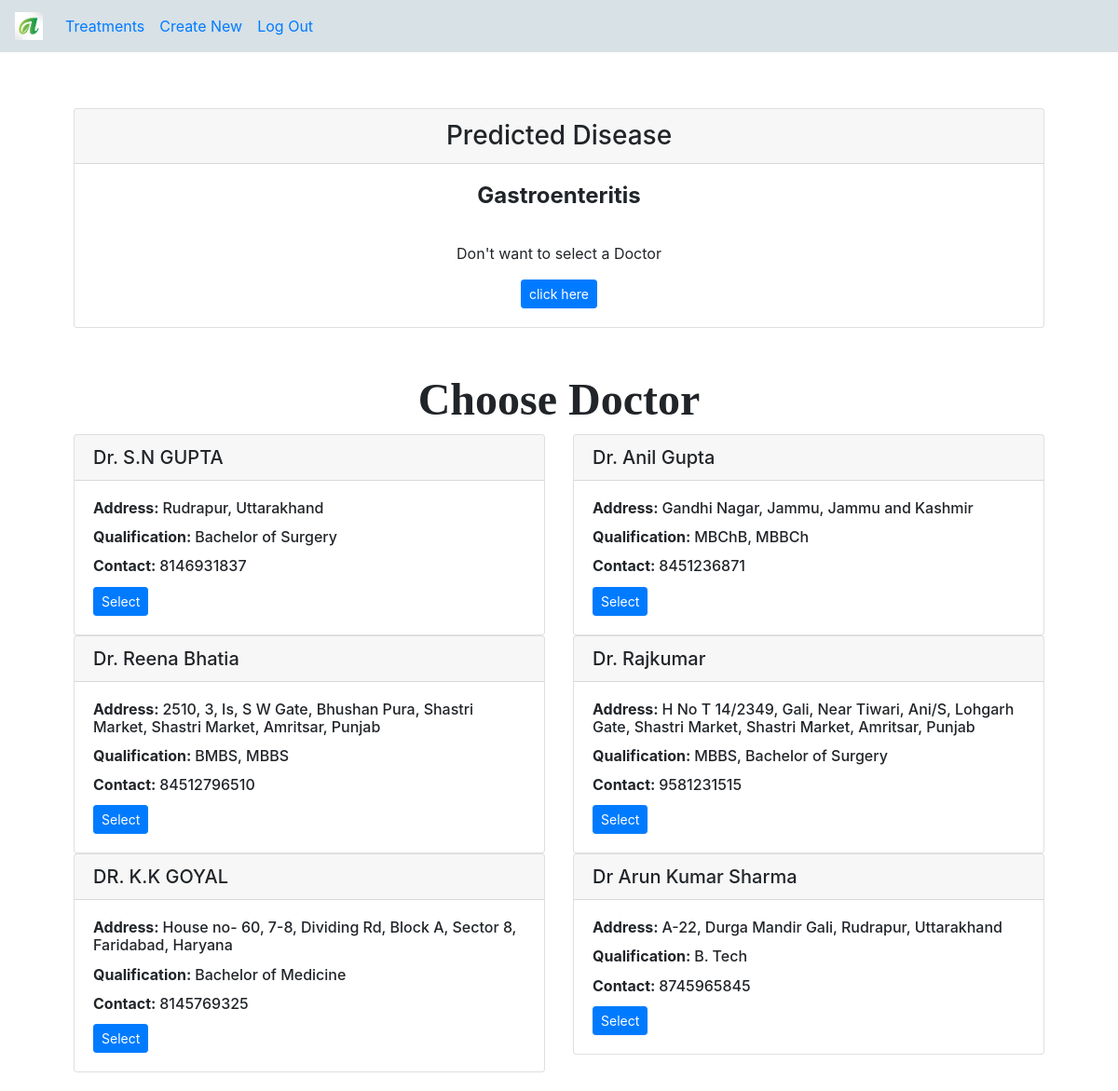
The page /Doctor_list/51 (signed in) on the database its author committed.
### Users/models.py (models this page shows, shortened)
class Treatment(models.Model):
    Patient = models.ForeignKey(Patient,on_delete=models.CASCADE,related_name="Treatments")
    Doctor = models.ForeignKey(Doctor,related_name="Treatments",null=True,on_delete=models.SET_NULL,default=None,blank=True)
    is_active = models.BooleanField(default=False)
    is_new = models.BooleanField(default=False)
    is_completed = models.BooleanField(default=False)
    SymptomList = models.ManyToManyField(Symptom,blank=True)
    Disease = models.ForeignKey(Disease,on_delete=models.PROTECT,related_name="Patients")
    Prescription = models.TextField(max_length=800,null=True,default = None,blank=True)
    Appointment = models.DateField(null=True,default = None,blank=True, validators=[validate_date])
    lat = models.DecimalField(max_digits=9, decimal_places=6,null=True,default=None)
    lon = models.DecimalField(max_digits=9, decimal_places=6,null=True,default=None)

class Disease(models.Model):
    Name = models.CharField(max_length=100,null=True,blank=True,default = None)
    Specialization = models.ForeignKey(Specialization,on_delete=models.PROTECT,related_name="Diseases")

class Doctor(models.Model):
    GENDER_CHOICES =(
        ("Female", "F"),
        ("Male", "M"),
        ("Others", "Others"),
    )
    user = models.OneToOneField(User, on_delete=models.CASCADE,related_name="Doctor")
    Name = models.CharField(max_length=80,default = None,null=True)
    Age = models.IntegerField(default = None,null=True)
    Address = models.TextField(max_length=300,null=True)
    Gender = models.CharField(max_length=30,choices = GENDER_CHOICES,default = 'F',null=True)
    Specialization = models.ForeignKey(Specialization,on_delete=models.PROTECT,related_name="Doctors")
    contact  = models.IntegerField(null=True)
    Qualification = models.CharField(max_length=30,null=True)
    lat = models.DecimalField(max_digits=9, decimal_places=6,null=True,default=None)
    lon = models.DecimalField(max_digits=9, decimal_places=6,null=True,default=None)
    def __str__(self):
        return self.Name

### Users/views.py (the view)
# urls.py: path("Doctor_list/<int:nums>",views.Doctor_list,name="Doctor_list"),
@login_required
@patient_required
def Doctor_list(request, nums):
    tr = Treatment.objects.get(pk=nums)
    Docs = tr.Disease.Specialization.Doctors.all()
    Docs = sort_lat(Docs, (tr.lat, tr.lon))
    for doc in Docs:
        print(doc.Name)
    return render(request, "Users/Doctor_list.html", {
        "Docs": Docs,
        "tr": tr,
    })

### Users/utils.py (called while the page is built)
def sort_lat(Docs,coords):
    Docs = sorted(Docs, key=lambda doc : dist((doc.lat,doc.lon),coords))
    print(Docs)
    return Docs

def dist(c1,c2):
    print(c1,geodesic(c1, c2).meters)
    return(geodesic(c1, c2).meters)

### Users/templates/Users/Doctor_list.html
{% extends "Users/layout.html" %}
{% load crispy_forms_tags %}
{% block body %}
    <br><br>
    <div class="card text-center">
  <h3 class="card-header">Predicted Disease</h3>
  <div class="card-body">
    <h4 class="card-title"><strong>{{ tr.Disease.Name }}</strong></h4><br>
    <p class="card-text"> Don't want to select a Doctor</p>
    <a href="{% url 'Delete_Treatment' tr.id %}" class="btn btn-primary btn-sm">click here</a>
  </div>
</div>
 <br><br>
    <h1 class="heading">Choose Doctor</h1>
     <div class="row">
    {% for doc in Docs %}
  <div class="col-sm-6">
    <div class="card">
        <h5 class="card-header">{{doc.Name}}</h5>
      <div class="card-body">
        <h6 class="card-title"><strong>Address:  </strong>{{ doc.Address }}</h6>
        <h6 class="card-title"><strong>Qualification:  </strong>{{ doc.Qualification }}</h6>
        <h6 class="card-title"> <strong>Contact:  </strong>{{ doc.contact }}</h6>
         <a href="{% url 'Add_doc' tr.id doc.id %}" class="btn btn-primary btn-sm">Select</a>
      </div>
    </div>
</div>
    {% endfor %}
     </div>
{% endblock %}

### Users/static/users2/jumbotron.css (style rules this page uses)
body { padding-top: 3.5rem; }

### Users/static/Users/styles.css (style rules this page uses)
body { padding: 10px; }
.heading { font-weight: bold; text-align: center; font-size: 4vmax; font-family: Cambria, Cochin, Georgia, Times, 'Times New Roman', serif; }

### rows shown on the page
Treatment: Disease.Name "Gastroenteritis"
Doctor: Name "Dr. S.N GUPTA", Address "Rudrapur, Uttarakhand", Qualification "Bachelor of Surgery", contact "8146931837"
Doctor: Name "Dr. Anil Gupta", Address "Gandhi Nagar, Jammu, Jammu and Kashmir", Qualification "MBChB, MBBCh", contact "8451236871"
Doctor: Name "Dr. Reena Bhatia", Address "2510, 3, Is, S W Gate, Bhushan Pura, Shastri Market, Shastri Market, Amritsar, Punjab", Qualification "BMBS, MBBS", contact "84512796510"
Doctor: Name "Dr. Rajkumar", Address "H No T 14/2349, Gali, Near Tiwari, Ani/S, Lohgarh Gate, Shastri Market, Shastri Market, Amritsar, Punjab", Qualification "MBBS, Bachelor of Surgery", contact "9581231515"
Doctor: Name "DR. K.K GOYAL", Address "House no- 60, 7-8, Dividing Rd, Block A, Sector 8, Faridabad, Haryana", Qualification "Bachelor of Medicine", contact "8145769325"
Doctor: Name "Dr Arun Kumar Sharma", Address "A-22, Durga Mandir Gali, Rudrapur, Uttarakhand", Qualification "B. Tech", contact "8745965845"
